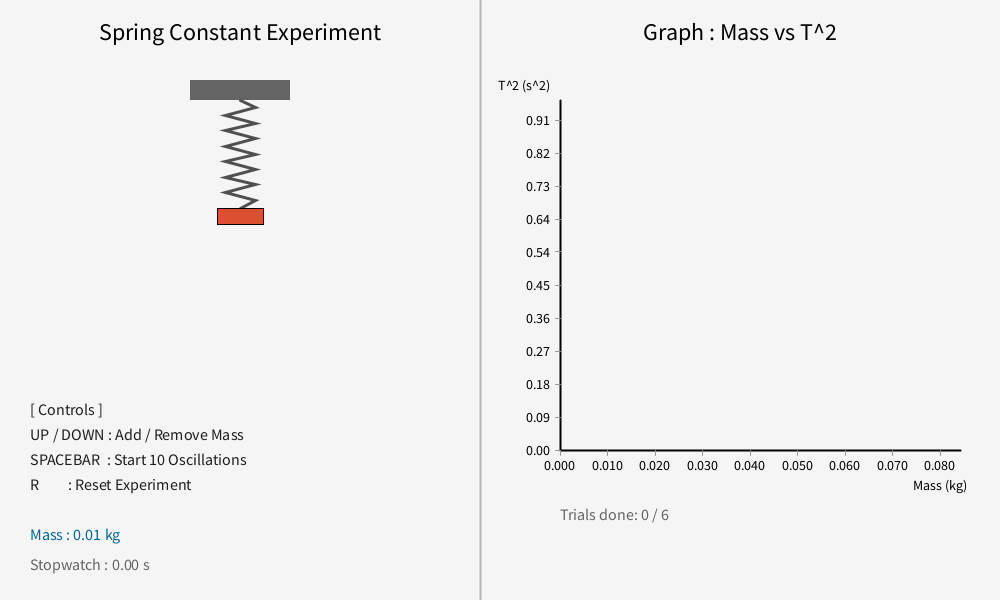
Frame 1 (no input)
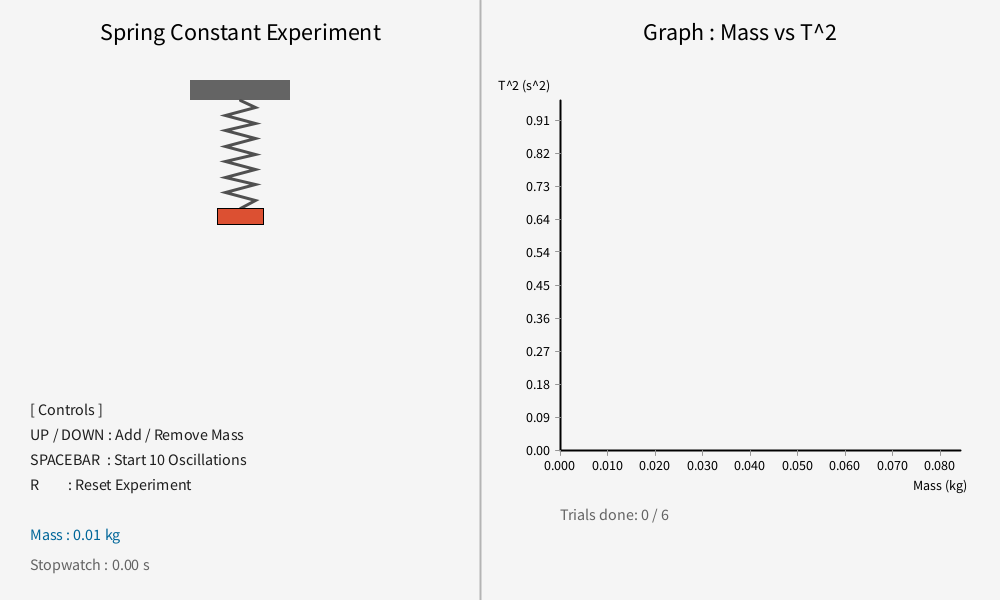
Frame 60 (the mouse pressed at the canvas centre just before this capture)
Frame 120 (the mouse held since frame 60 and released just before this capture): identical to frame 60, image omitted

The Processing sketch that drew these frames (run headless with seeded random() and noise(); from frame 60 on, the mouse is pressed at the canvas centre):

// Processing sketch: A1_java_mode
// ── A1_java_mode.pde
// Main variables
int mass_count = 1;         // number of mass block hanging
float mass_unit = 0.01;     // mass per 1 block
float k_true = 4.0;         // theoretical spring constant
int max_blocks = 8;         // maximum number of blocks for dynamic scaling

// Var for simulation
boolean is_oscillating = false; // oscillating state
float sim_time = 0.0;            // stopwatch
float current_T = 0.0;           // Period per lap
float t_total_measured = 0.0;    // total sim time
float current_mass = 0.0;        // mass_count * mass_unit

// Latest record
float last_time_10 = 0.0;
float last_T = 0.0;

// Dynamic list variables for plotting graph
FloatList mass_list; // X-Axis
FloatList t_sq_list; // Y-Axis

// Result variables
float best_fit_m = 0.0;          // for finding slope
float best_fit_c = 0.0;          // for finding y-intercept
float k_exp = 0.0;               // experimental spring constant
boolean experiment_done = false; // True when complete 6 simulation -> plot the graph

void setup() {
  size(1000, 600);
  mass_list = new FloatList();
  t_sq_list = new FloatList();
}

void draw() {
  background(245);

  // line separating left-right
  stroke(180);
  strokeWeight(2);
  line(480, 0, 480, 600);

  // updating spring
  float y_offset = 0;
  if (is_oscillating) {
    float dt = 1.0 / 60.0; // simulation at 60 fps
    sim_time += dt;

    // Simple Harmonic Motion
    y_offset = 50 * cos(2 * PI * sim_time / current_T);

    // pause after 10 oscillations
    if (sim_time >= t_total_measured) {
      is_oscillating = false;
      record_data();
    }
  }

  // show result
  draw_simulation_panel(y_offset);
  draw_graph_panel();
}

// Proportional scaling function
float map_val(float val, float in_min, float in_max, float out_min, float out_max) {
  return (val - in_min) * (out_max - out_min) / (in_max - in_min) + out_min;
}

void draw_simulation_panel(float y_offset) {
  // left title
  fill(0);
  textSize(24);
  textAlign(CENTER);
  text("Spring Constant Experiment", 240, 40);

  // ceiling
  fill(100);
  noStroke();
  rect(190, 80, 100, 20);

  // equilibrium point 
  float base_y = 200 + (mass_count * 8);

  // draw spring and mass block
  draw_spring(240, 100, base_y + y_offset);
  draw_masses(240, base_y + y_offset);

  // Instruction (Controls)
  textAlign(LEFT);
  textSize(16);
  fill(30);

  text("[ Controls ]", 30, 415);
  text("UP / DOWN : Add / Remove Mass", 30, 440);
  text("SPACEBAR  : Start 10 Oscillations", 30, 465);
  text("R         : Reset Experiment", 30, 490);

  // mass information display and timer
  fill(0, 102, 153);
  text("Mass : " + nf(mass_count * mass_unit, 0, 2) + " kg", 30, 540);

  // stopwatch
  if (is_oscillating) {
    fill(200, 50, 50); // red while timing is in progress
    text("Stopwatch : " + nf(sim_time, 0, 2) + " s", 30, 570);
  } else {
    if (last_time_10 > 0) {
      fill(0, 150, 0); // green when the timer has finished
      text("Stopwatch : " + nf(last_time_10, 0, 2) + " s", 30, 570);

      // display calculated value
      fill(0, 102, 153);
      text("Period (T) : " + nf(last_T, 0, 3) + " s", 220, 540);
      text("T^2 : " + nf(last_T * last_T, 0, 4) + " s^2", 220, 570);
    } else {
      fill(100); // gray before starting
      text("Stopwatch : 0.00 s", 30, 570);
    }
  }
}

void draw_spring(float x, float y_start, float y_end) {
  int num_coils = 14;
  float coil_width = 15;
  float dist = y_end - y_start;
  float dy = dist / num_coils;

  stroke(80);
  strokeWeight(3);
  noFill();

  beginShape();
  vertex(x, y_start);

  for (int i = 1; i < num_coils; i++) {
    float cx = (i % 2 == 1) ? (x + coil_width) : (x - coil_width);
    float cy = y_start + i * dy;
    vertex(cx, cy);
  }

  vertex(x, y_end);
  endShape();
}

void draw_masses(float x, float y) {
  float block_h = 16;
  float block_w = 46;
  float start_y = y;

  for (int i = 0; i < mass_count; i++) {
    fill(220, 80, 50);
    stroke(0);
    strokeWeight(1);
    rect(x - block_w / 2.0, start_y + i * block_h, block_w, block_h);
  }
}

void draw_graph_panel() {
  fill(0);
  textSize(24);
  textAlign(CENTER);
  text("Graph : Mass vs T^2", 740, 40);

  float origin_x = 560;
  float origin_y = 450;
  float max_x = 940;
  float max_y = 120;

  // Calculate dynamic boundaries based on theoretical physics formula
  float max_mass_limit = max_blocks * mass_unit;
  float max_t2_limit = (4 * PI * PI * max_mass_limit / k_true) * 1.15; // 15% margin for random error

  // draw axis
  stroke(0);
  strokeWeight(2);
  line(origin_x, origin_y, max_x + 20, origin_y);
  line(origin_x, origin_y, origin_x, max_y - 20);

  // axis title
  textSize(14);
  fill(0);
  textAlign(CENTER);
  text("Mass (kg)", max_x, origin_y + 40);
  textAlign(RIGHT);
  text("T^2 (s^2)", origin_x - 10, max_y - 30);

  // X-axis scale (Dynamic)
  for (int i = 0; i <= max_blocks; i++) {
    float val = i * mass_unit;
    float px = map_val(val, 0, max_mass_limit, origin_x, max_x);
    stroke(150);
    strokeWeight(1);
    line(px, origin_y, px, origin_y + 5);

    fill(0);
    textAlign(CENTER);
    text(nf(val, 0, 3), px, origin_y + 20);
  }

  // Y-axis scale (Dynamic)
  for (int i = 0; i <= 10; i++) {
    float val = i * (max_t2_limit / 10.0);
    float py = map_val(val, 0, max_t2_limit, origin_y, max_y);
    stroke(150);
    strokeWeight(1);
    line(origin_x - 5, py, origin_x, py);

    fill(0);
    textAlign(RIGHT);
    text(nf(val, 0, 2), origin_x - 10, py + 5);
  }

  // draw best-fit line
  if (experiment_done) {
    float x1 = 0.0;
    float y1 = best_fit_c;
    float x2 = max_mass_limit;
    float y2 = best_fit_m * x2 + best_fit_c;

    float px1 = map_val(x1, 0, max_mass_limit, origin_x, max_x);
    float py1 = map_val(y1, 0, max_t2_limit, origin_y, max_y);
    float px2 = map_val(x2, 0, max_mass_limit, origin_x, max_x);
    float py2 = map_val(y2, 0, max_t2_limit, origin_y, max_y);

    stroke(200, 50, 50);
    strokeWeight(2);
    line(px1, py1, px2, py2);
  }

  // plot points
  for (int i = 0; i < mass_list.size(); i++) {
    float mx = mass_list.get(i);
    float my = t_sq_list.get(i);
    float px = map_val(mx, 0, max_mass_limit, origin_x, max_x);
    float py = map_val(my, 0, max_t2_limit, origin_y, max_y);

    fill(40, 120, 220);
    noStroke();
    ellipse(px, py, 10, 10);
  }

  // show conclusion data
  if (experiment_done) {
    fill(0);
    textAlign(LEFT);
    textSize(18);
    text("Experiment Completed (6 Trials)", 560, 520);

    textSize(16);
    text("Slope (m) = " + nf(best_fit_m, 0, 4) + " s^2/kg", 560, 550);

    fill(200, 0, 0);
    text("Experimental k = " + nf(k_exp, 0, 2) + " N/m", 560, 580);

    fill(0, 120, 0);
    text("True k = " + k_true + " N/m", 780, 580);
  } else {
    fill(100);
    textAlign(LEFT);
    textSize(16);
    text("Trials done: " + mass_list.size() + " / 6", 560, 520);
  }
}

void keyPressed() {
  // press r or R to reset
  if (key == 'r' || key == 'R') {
    reset_experiment();
  } else if (!is_oscillating && !experiment_done) {
    if (keyCode == UP) {
      if (mass_count < max_blocks) {
        mass_count++;
      }
    } else if (keyCode == DOWN) {
      if (mass_count > 1) {
        mass_count--;
      }
    } else if (key == ' ') {
      start_oscillation();
    }
  }
}

void start_oscillation() {
  is_oscillating = true;
  sim_time = 0.0;
  current_mass = mass_count * mass_unit;

  float T_true = 2 * PI * sqrt(current_mass / k_true);
  float error_factor = random(0.96, 1.04);

  current_T = T_true * error_factor;
  t_total_measured = 10 * current_T;
}

void record_data() {
  last_time_10 = t_total_measured;
  last_T = current_T;

  mass_list.append(current_mass);
  t_sq_list.append(current_T * current_T);

  if (mass_list.size() == 6) {
    experiment_done = true;
    calculate_k();
  }
}

void calculate_k() {
  int n = mass_list.size();
  float sum_x = 0.0;
  float sum_y = 0.0;
  float sum_xy = 0.0;
  float sum_xx = 0.0;

  for (int i = 0; i < n; i++) {
    float x = mass_list.get(i);
    float y = t_sq_list.get(i);
    sum_x += x;
    sum_y += y;
    sum_xy += (x * y);
    sum_xx += (x * x);
  }

  float denominator = (n * sum_xx) - (sum_x * sum_x);

  if (denominator != 0) {
    best_fit_m = ((n * sum_xy) - (sum_x * sum_y)) / denominator;
    best_fit_c = (sum_y - best_fit_m * sum_x) / n;
    k_exp = (4 * PI * PI) / best_fit_m;
  }
}

void reset_experiment() {
  mass_count = 1;
  is_oscillating = false;
  sim_time = 0.0;
  current_T = 0.0;
  t_total_measured = 0.0;
  current_mass = 0.0;
  last_time_10 = 0.0;
  last_T = 0.0;
  mass_list.clear();
  t_sq_list.clear();
  experiment_done = false;
  best_fit_m = 0.0;
  best_fit_c = 0.0;
  k_exp = 0.0;
}
